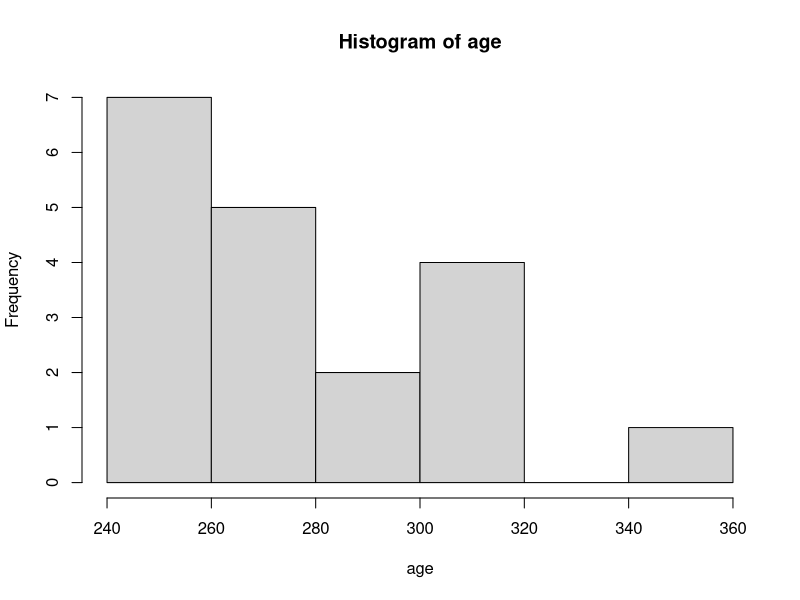
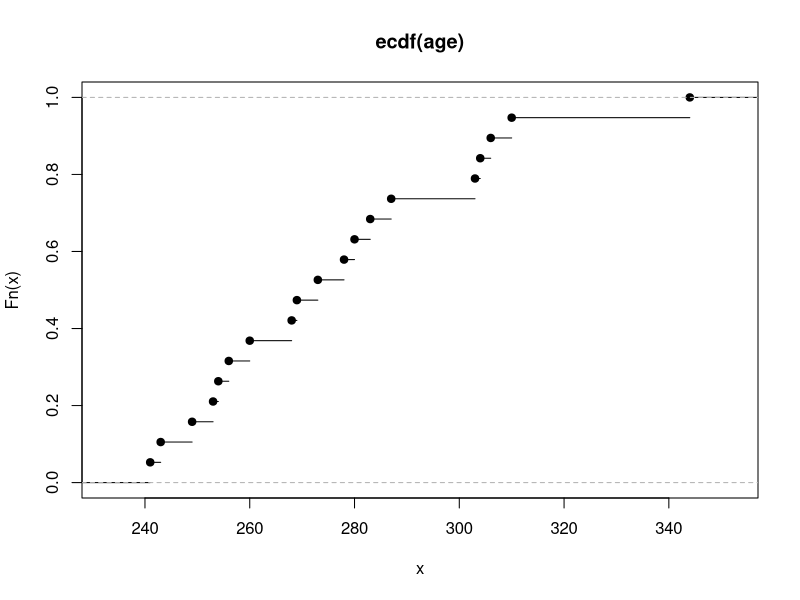
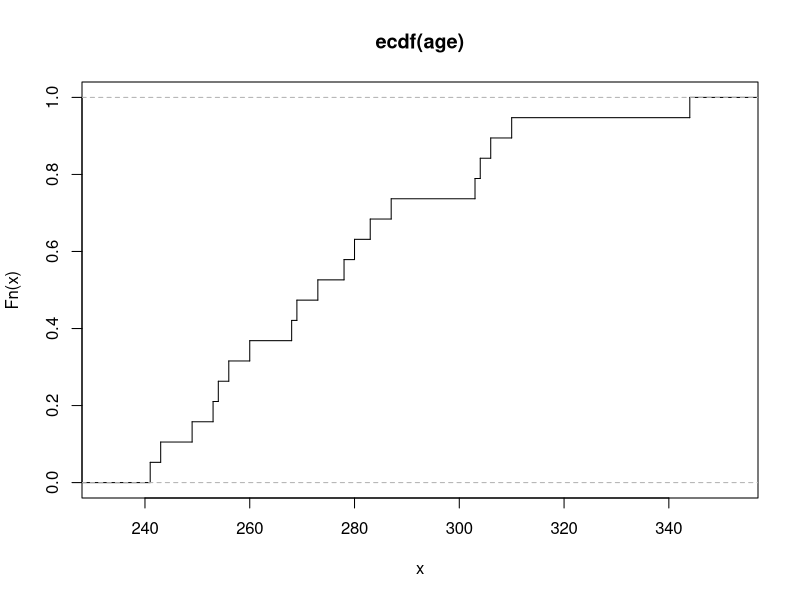
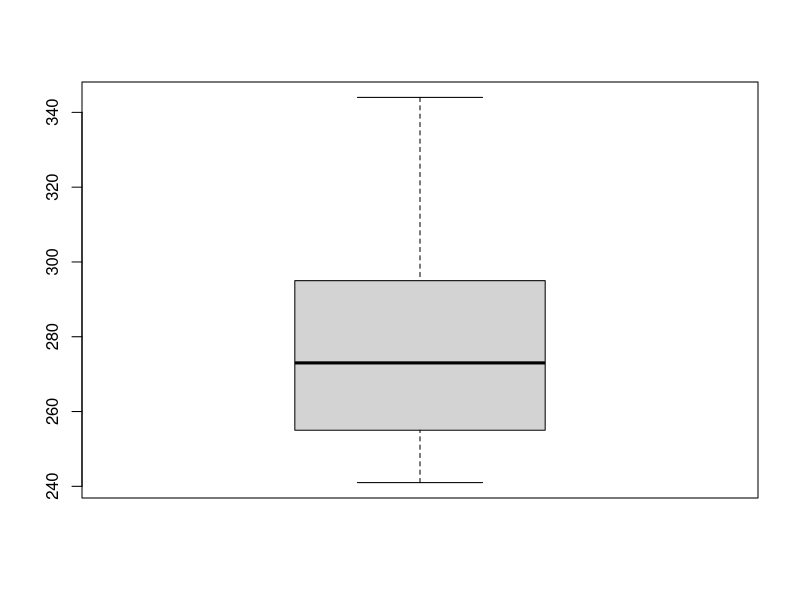
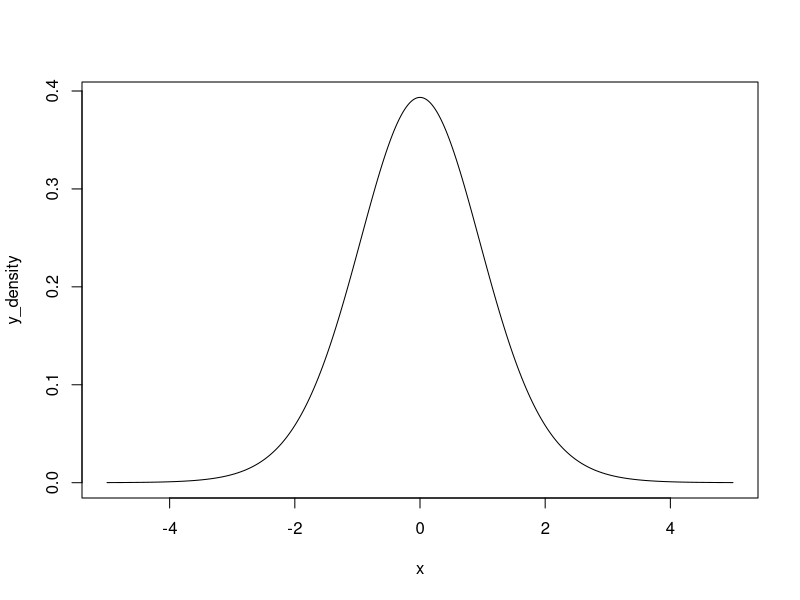
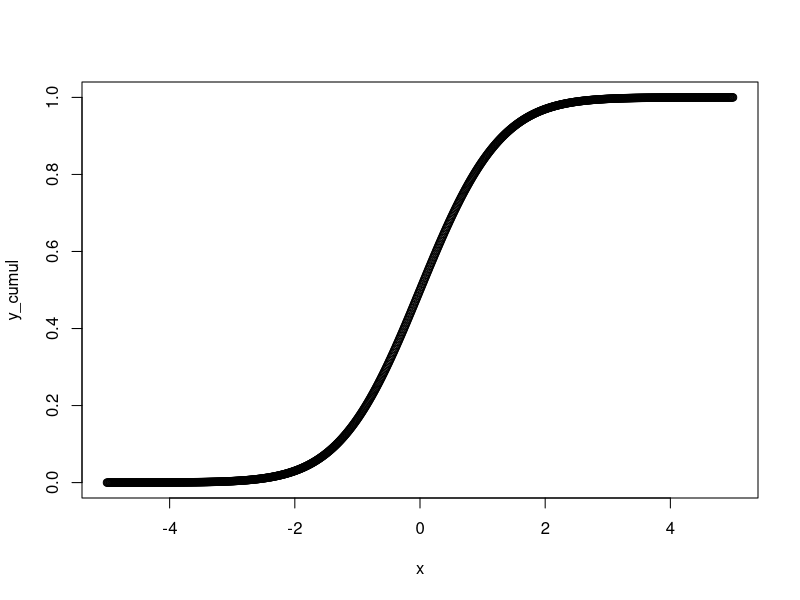
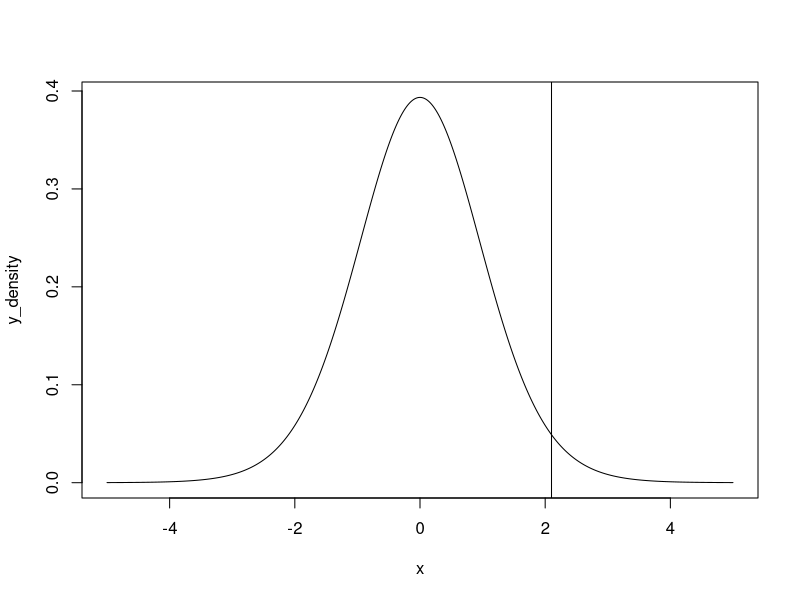
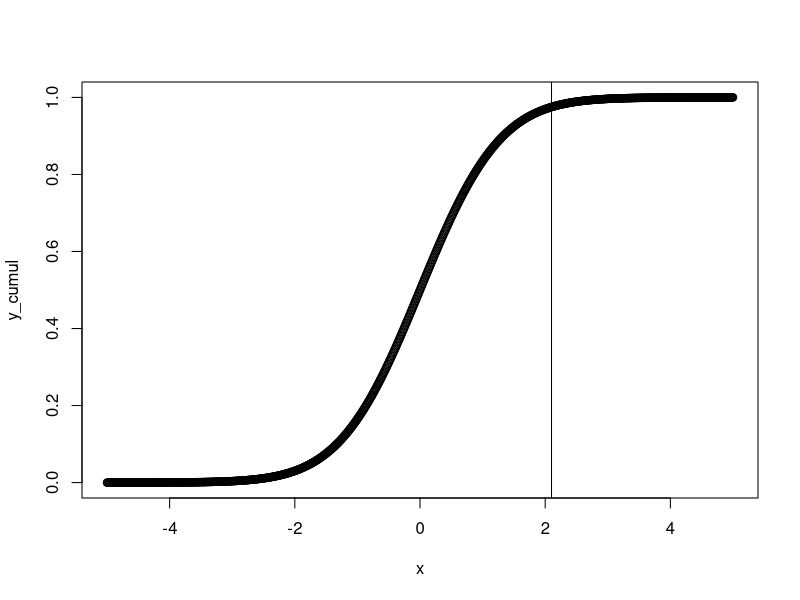

Recreate these plots in R, in order.
# Exercise 1:  one-sample t-test and confidence interval



# You may copy the commands below from the web-browser into the command-window of R (or into a R-script)

# Check this small introduction to R in case you need it.

# A line that starts with # is a comment, and R will disregard such lines.


#At the lectures we looked an example with the age of mineral samples (cf. slide 3 from the lectures)

#We will in this exercise see how the computations for this examples may be done in R.





#Start by reading the data into R. This may be done by the command:

age=c(249, 254, 243, 268, 253, 269, 287, 241, 273, 306, 303, 280, 260, 256, 278, 344, 304, 283, 310)





#Compute mean, median and standard deviation:

mean(age)

median(age)

sd(age)



# Check that you get the same result as in the lectures (cf slide 3)





# Make a histogram (cf. slide 4)

hist(age)





# Plot the empirical distribution function (cf. slide 4)

plot(ecdf(age))                                         # Basic plot

plot(ecdf(age),verticals=T, do.points=F)          # Nicer looking plot





# Compute min, first quartile, median, third quartile, and max (cf. slide 5)

quantile(age)





# Make a boxplot (cf. slide 5)

boxplot(age)



#We will then consider confidence intervals and hypothesis testing.

# It is important that you get familiar with the basic commands in R to:

# generate samples from a distribution (e.g. rnorm) ; estimate the value of the density function at a given value (e.g. dnorm) ;

# obtain the value of the cumulative density function (CDF) at a given point (e.g. pnorm); and get the value for a certain quantile (inverse of the CDF, e.g. qnorm)

# See for example: https://stat.ethz.ch/R-manual/R-devel/library/stats/html/TDist.html 



# Plot the density function and the CDF for a t-distribution with 18 degrees of freedom in the range  -5 to 5 (hint: use the "seq" command the generate the range)

x = seq(-5, 5, 0.01)
y_density = dt(x, df=18)
y_cumul = pt(x, df=18)

plot(x, y_density, type="l")
plot(x, y_cumul, verticals=T, do.points=F)

# Compute the 97.5% percentile of the t-distribution with 18 degrees of freedom:

qt(0.975,18)

# Add a vertical line to the density and CDF plot at the 0.975 quantile. Hint: use the command abline

plot(x, y_density, type="l")
abline(v=qt(0.975,18))
plot(x, y_cumul, verticals=T, do.points=F)
abline(v=qt(0.975,18))

# Compute lower and upper limit of the 95% confidence interval:

mean(age) - qt(0.975,18)*(sd(age)/sqrt(19))      # lower limit

mean(age) + qt(0.975,18)*(sd(age)/sqrt(19))     # upper limit



# Check that you get the same result as in the lectures (cf slide 18)

# Compute t-statistic:

tstat=(mean(age)-265)/(sd(age)/sqrt(19))       #t-statistic

tstat

# Add another vertical line to the CDF and the density plot at that point. Compare with the previous vertical line and comment.

plot(x, y_density, type="l")
abline(v=qt(0.975,18))
abline(v=tstat)
plot(x, y_cumul, verticals=T, do.points=F)
abline(v=qt(0.975,18))
abline(v=tstat)

# Let's do it numerically now. Compute P-value:

1-pt(tstat,18)

# Check that you get the same result as in the lectures (cf slide 22)

# What output do we expect from the command:

qt(pt(tstat,18),18)



# R has readymade commands for t-tests with corresponding confidence intervals.

# Use the command "t.test" to compute the confidence interval (this gives a two-sided test):

t.test(age,mu=265)



# Use the command "t.test" to compute a one-sided test (this gives a one-sided confidence interval):

t.test(age,alternative="greater",mu=265)



# Check that you get the same results as above. 